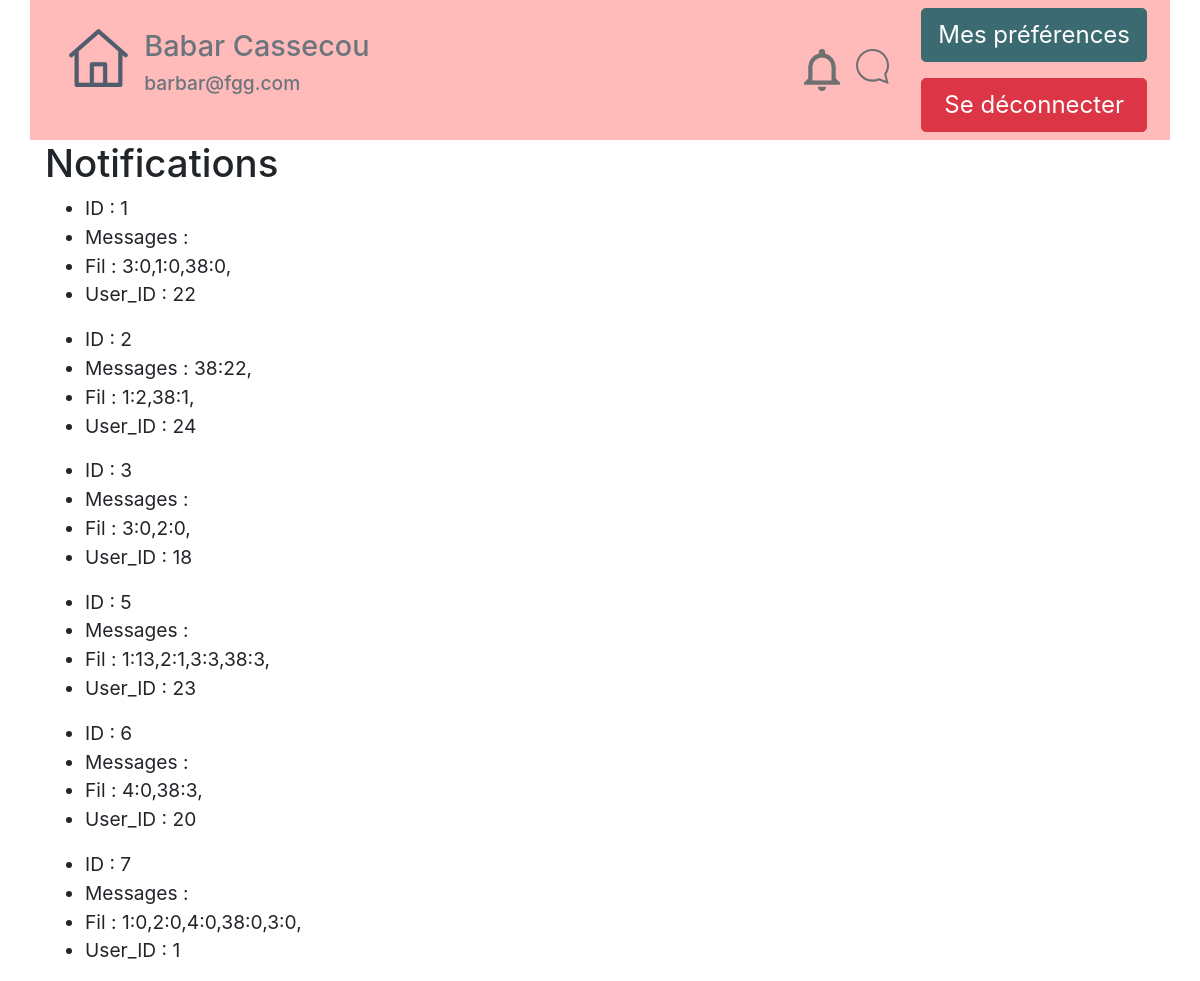
The app's page /notifications/notificationsAView/ (signed in), older data.
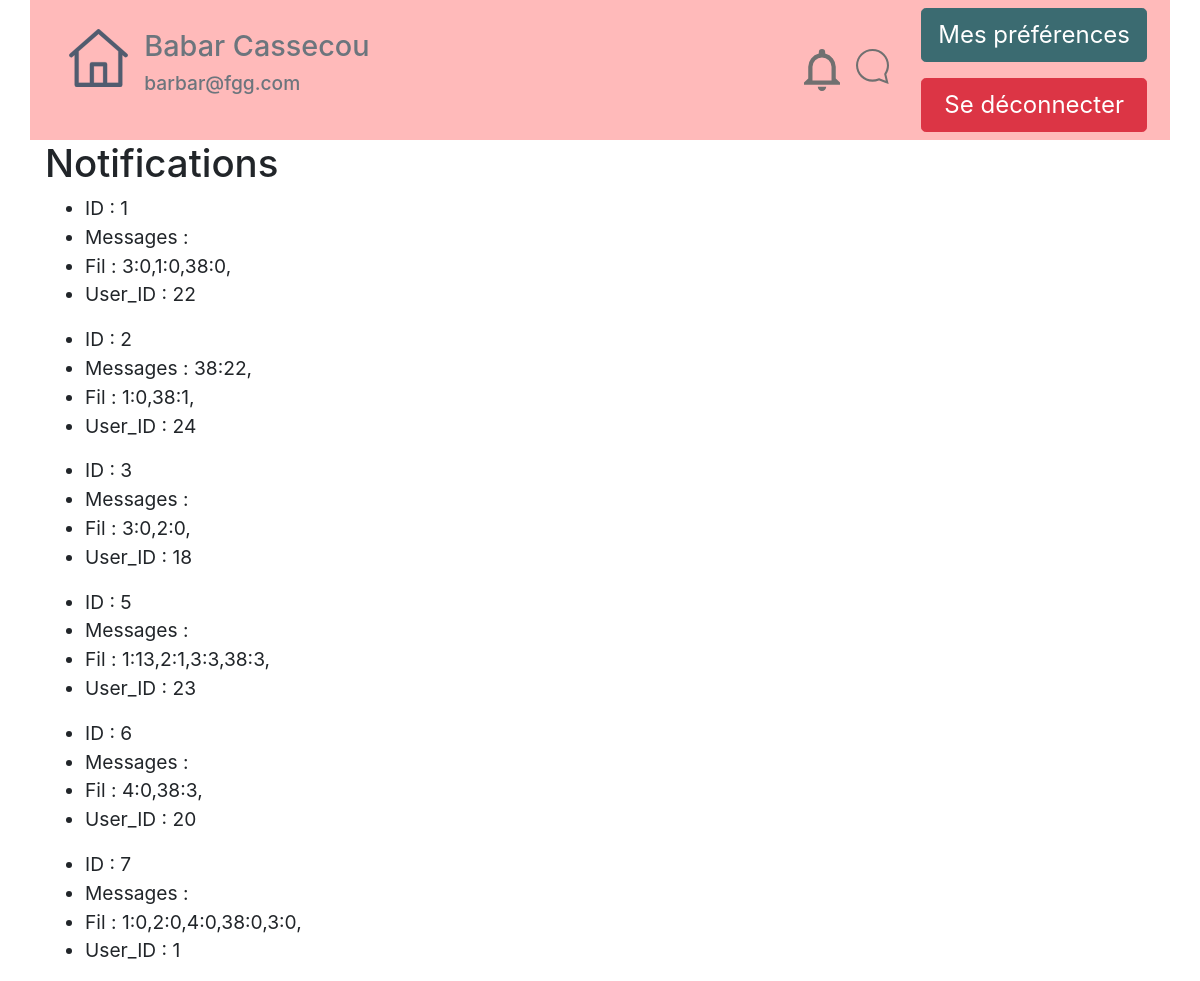
The same page, newer data.
### notifications/models.py (models this page shows)
class Notifications(models.Model): #extend User proprieties
    user = models.OneToOneField(User,on_delete=models.CASCADE,default=1)
    NotifMessages = models.TextField(verbose_name="Notifications Des Nouveaux Messages") #contain list of waiting notif
    NotifFil = models.TextField( verbose_name="Notifications du fil",) # contain list of wainting notif

### notifications/views.py (the view)
# urls.py: path('notificationsAView/', views.NotifList.as_view(template_name='notifications/notifications_list.html'), name="notificationsAView"),
class NotifList(ListView):
    model = models.Notifications

### notifications/templates/notifications/notifications_list.html
{% extends "tablecom/base.html" %}
{% block content %}
<div class="container">
    <h2>Notifications</h2>{% for notif in object_list %}
    <ul>
            <li>ID : {{ notif.id }}</li>
        <li>Messages : {{ notif.NotifMessages }}</li>
        <li>Fil : {{ notif.NotifFil }}</li>
        <li>User_ID : {{ notif.user_id }}</li>
    </ul>{% endfor %}
</div>
{% endblock %}

Row changes from the older to the newer data that the page shows:
changed Notifications id 2: NotifFil "1:2,38:1," → "1:0,38:1,"
